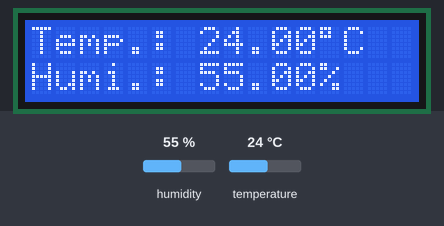
The sketch below on a simulated Arduino Uno, built with avr-gcc and run on an emulated ATmega328P. Parts: 16×2 character LCD. The test bench sets the inputs (shaded band); at power-on: humidity 55 %, temperature 24 °C.

Above: at 1.2 s.
1.3 s: humidity set to 22 %
At 3.7 s:
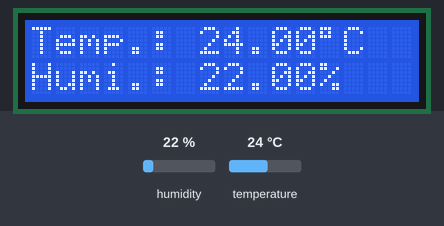
4.3 s: temperature set to 12 °C
At 5.9 s:
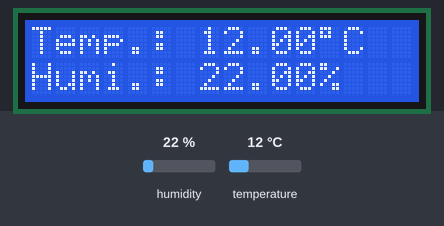
7.3 s: humidity set to 40 %
At 9.7 s:
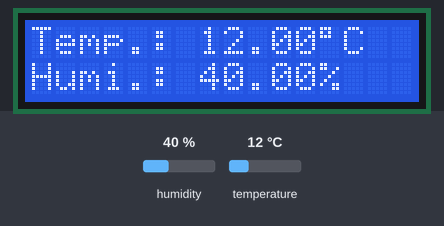
10.7 s: temperature set to 19 °C
At 11.8 s:
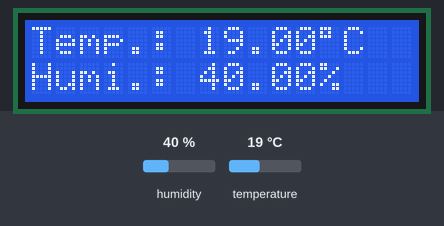
Timing chart, 0 to 13.7 s (numbered marks = the images above; inputs shaded):
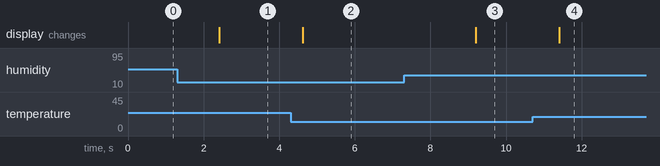

Measured:
- after the input at 1.3 s, the display: changes after 1.1 s (image 1)
- after the input at 4.3 s, the display: changes after 0.32 s (image 2)
- after the input at 7.3 s, the display: changes after 1.9 s (image 3)
- after the input at 10.7 s, the display: changes after 0.71 s (image 4)

The sketch:

temperature.ino
```cpp
#include <DHT.h>
#include <LCD_I2C.h>
#include <SoftwareSerial.h>

#define  outPin 2
#define dhtType DHT11
LCD_I2C lcd(0x27);
DHT d(outPin, dhtType);
struct CursorPosition {
  int col;
  int row;

  CursorPosition(int c, int r): col(c), row(r){}
};

SoftwareSerial bluetooth(10,11);

void setup() {
    lcd.begin();
    lcd.backlight();
    d.begin();

    // pinMode(9, OUTPUT);
    // digitalWrite(9, HIGH);

    Serial.begin(9600);
    bluetooth.begin(9600);
}

void loop() {
    float t = d.readTemperature();
    float h = d.readHumidity();

    if(!isnan(t)){
        print(CursorPosition(0,0), "Temp.: ", String(t) + (char)223 + "C");
        bluetooth.println("Temp.: "+ String(t) + (char)223 + "C");
    }

    if(!isnan(h)){
        print(CursorPosition(0,1), "Humi.: ", String(h) +"%");
        bluetooth.println("Humi.: "+ String(h) +"%");
    }

    delay(500);
}

void print(CursorPosition pos, String title, String value) {
    lcd.setCursor(pos.col, pos.row);
    lcd.print(title);
    lcd.print(value);
  }
```
